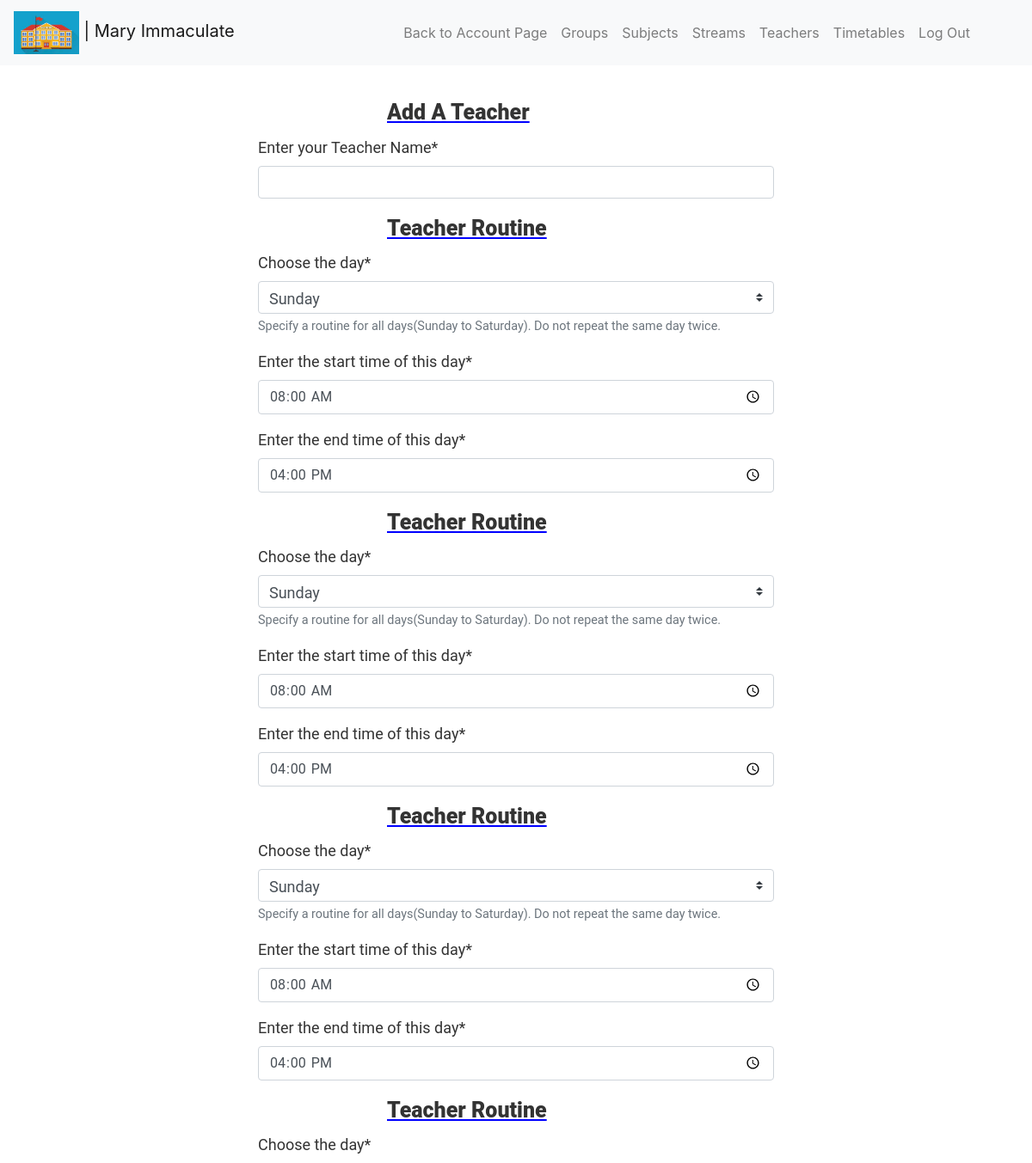
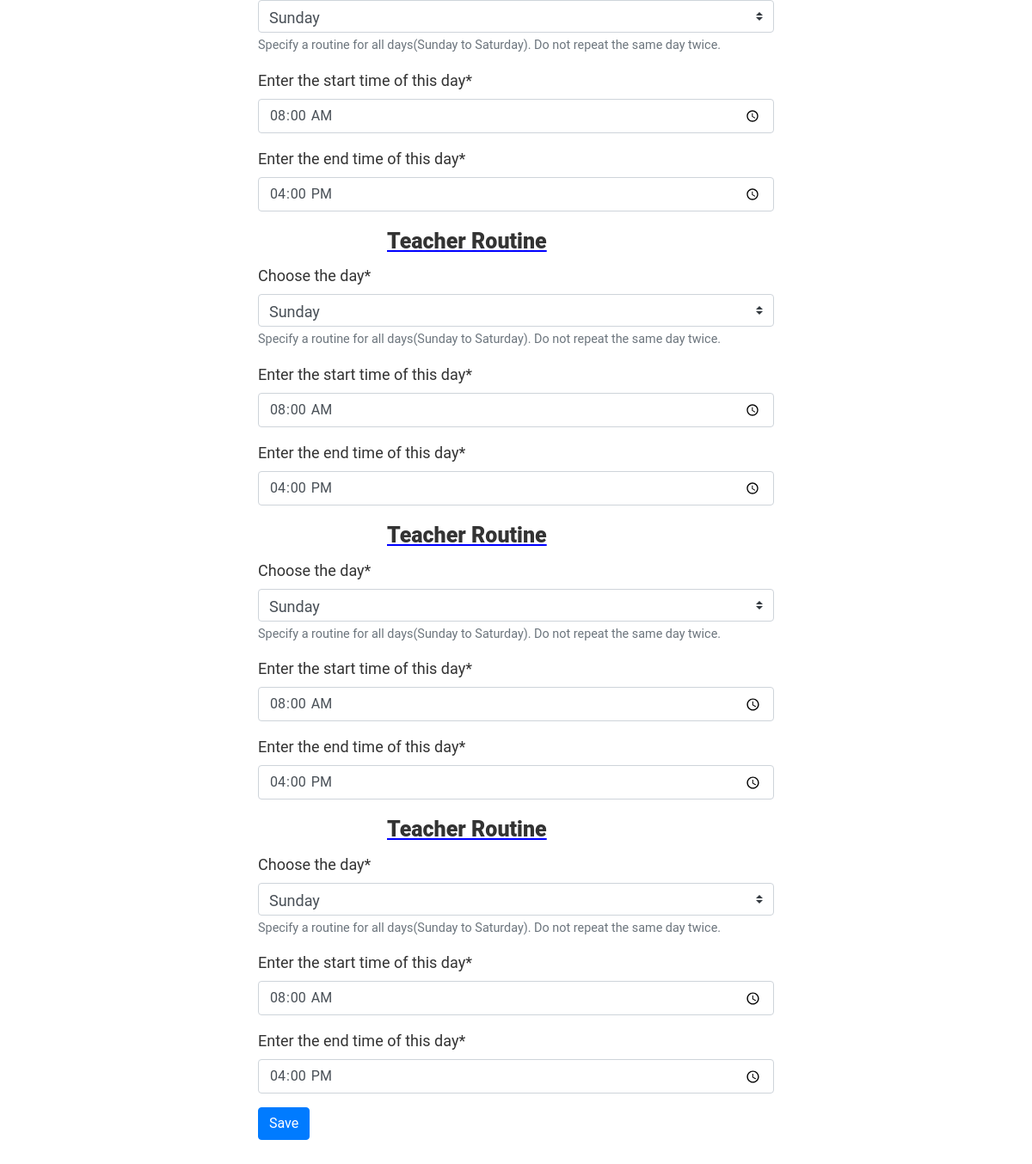
Page /school/S6gHC1W5/teacher/add/ (signed in) on the committed database (2 pictures, top to bottom).
### school/models.py (models this page shows, shortened)
class School(models.Model):
    user = models.ForeignKey(settings.AUTH_USER_MODEL, on_delete=models.CASCADE, db_index=True)
    schoolname = models.CharField(max_length=200)
    randomid = models.CharField(max_length=60, unique=True)
    schoollogo = models.ImageField(upload_to='logo', validators=[validate_logo], default='logo.jpg')
    class Meta:
        verbose_name = ("School")
        verbose_name_plural = ("Schools")

### school/views.py (the view, shortened to what this page needs)
# urls.py: path('school/<randomid>/teacher/add/', views.teacheradd, name="addteacher"),
@login_required
def teacheradd(request, randomid):
    theschool = get_object_or_404(School, randomid=randomid)
    thelabel = 'Add A Teacher'
    teacher_form = TeachersForm()
    teacherroutineform = addteacherroutineformset()
    teacher_form_helper = TeachersRoutineFormHelper()
    return render(request, "frontend/school/teachersform.html", {"form":teacher_form,"formset":teacherroutineform,"formset_helper":teacher_form_helper, "theschool":theschool,"thelabel":thelabel})

### school/forms.py
class TeachersForm(forms.ModelForm):
    teachername = forms.CharField(
        required=True,
        label='Enter your Teacher Name',
    )
    class Meta:
        model = Teachers
        fields = ['teachername']
    def __init__(self, *args, **kwargs):
        super(TeachersForm, self).__init__(*args, **kwargs)
        self.helper = FormHelper()
        self.helper.form_tag = False
        self.helper.layout = Layout(
            Fieldset('', 'teachername')
        )

### frontend/templates/frontend/school/teachersform.html (shortened to what this page needs)
{% extends "base/school.html" %}
{% load crispy_forms_tags %}
{% block schooldetails %}
<a class="navbar-brand" href="{% url 'schoolview' randomid=theschool.randomid %}"><img src="{{ theschool.schoollogo.url }}" alt="{{ theschool.schoolname }}" height="50px"> | {{ theschool.schoolname }}</a>
{% endblock %}
{% block navigation %}
<li class="nav-item">
    <a class="nav-link" href="{% url 'groupview' randomid=theschool.randomid %}">Groups</a>
</li>
<li class="nav-item">
    <a class="nav-link" href="{% url 'subjectview' randomid=theschool.randomid %}">Subjects</a>
</li>
<li class="nav-item">
    <a class="nav-link" href="{% url 'streamview' randomid=theschool.randomid %}">Streams</a>
</li>
<li class="nav-item">
    <a class="nav-link" href="{% url 'teacherview' randomid=theschool.randomid %}">Teachers</a>
</li>
<li class="nav-item">
    <a class="nav-link" href="{% url 'timetablesview' randomid=theschool.randomid %}">Timetables</a>
</li>
{% endblock %}
{% block content %}
<div class="page-content">
    <div class="form-v5-content">
        <label class="form-title">{{ thelabel }}</label>
        <form method='post' action="{% url 'addteacher' randomid=theschool.randomid %}">
            {% crispy form %}
            {% for form in formset %}
                {% crispy form formset_helper %}
            {% endfor %}
            <input class='btn btn-primary' type='submit' value='Save'>
        </form>
    </div>
</div>
{% endblock %}

### frontend/static/frontend/css/style.css (style rules this page uses)
body { margin: 0; }
.page-content { width: 100%; margin: 0 auto; display: flex; align-items: center; }
.form-v5-content { background: #fff; width: 670px; border-radius: 8px; font-family: 'Roboto', sans-serif; margin: 3% 25%; color: #333; font-weight: 400; position: relative; font-size: 18px; }
label.form-title, .form-title>legend { margin-left: 25%; font-weight: 900; font-size: 25px; text-decoration-line: underline; text-decoration-color: blue; }

### rows in the picture
School: schoollogo (picture), schoolname "Mary Immaculate"

### other values in the picture
{{ thelabel }} "Add A Teacher"
